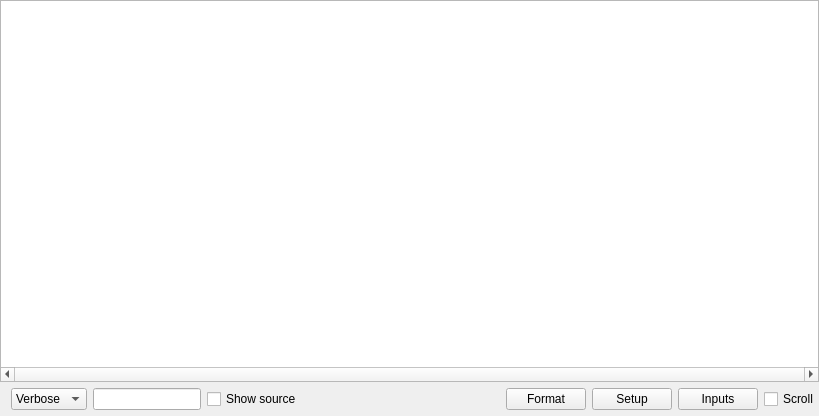
<?xml version="1.0" encoding="UTF-8"?>
<ui version="4.0">
 <class>MainWindow</class>
 <widget class="QWidget" name="MainWindow">
  <property name="geometry">
   <rect>
    <x>0</x>
    <y>0</y>
    <width>819</width>
    <height>416</height>
   </rect>
  </property>
  <property name="sizePolicy">
   <sizepolicy hsizetype="Preferred" vsizetype="Preferred">
    <horstretch>0</horstretch>
    <verstretch>0</verstretch>
   </sizepolicy>
  </property>
  <property name="windowTitle">
   <string>Antilog</string>
  </property>
  <property name="windowIcon">
   <iconset resource="../resources.qrc">
    <normaloff>:/artwork/artwork/icon.svg</normaloff>:/artwork/artwork/icon.svg</iconset>
  </property>
  <layout class="QVBoxLayout" name="verticalLayout">
   <property name="leftMargin">
    <number>0</number>
   </property>
   <property name="topMargin">
    <number>0</number>
   </property>
   <property name="rightMargin">
    <number>0</number>
   </property>
   <property name="bottomMargin">
    <number>0</number>
   </property>
   <item>
    <widget class="QTableView" name="tableView">
     <property name="autoFillBackground">
      <bool>false</bool>
     </property>
     <property name="horizontalScrollBarPolicy">
      <enum>Qt::ScrollBarAlwaysOn</enum>
     </property>
     <property name="verticalScrollMode">
      <enum>QAbstractItemView::ScrollPerItem</enum>
     </property>
     <property name="gridStyle">
      <enum>Qt::NoPen</enum>
     </property>
     <attribute name="horizontalHeaderVisible">
      <bool>false</bool>
     </attribute>
     <attribute name="horizontalHeaderStretchLastSection">
      <bool>true</bool>
     </attribute>
    </widget>
   </item>
   <item>
    <widget class="QWidget" name="widget" native="true">
     <property name="sizePolicy">
      <sizepolicy hsizetype="Preferred" vsizetype="Minimum">
       <horstretch>0</horstretch>
       <verstretch>0</verstretch>
      </sizepolicy>
     </property>
     <layout class="QHBoxLayout" name="horizontalLayout">
      <property name="topMargin">
       <number>0</number>
      </property>
      <property name="rightMargin">
       <number>0</number>
      </property>
      <property name="bottomMargin">
       <number>6</number>
      </property>
      <item>
       <widget class="QComboBox" name="comboBoxLogThreshold">
        <property name="currentText">
         <string>Verbose</string>
        </property>
        <property name="frame">
         <bool>true</bool>
        </property>
        <item>
         <property name="text">
          <string>Verbose</string>
         </property>
        </item>
        <item>
         <property name="text">
          <string>Debug</string>
         </property>
        </item>
       </widget>
      </item>
      <item>
       <widget class="QLineEdit" name="lineEditTextFilter">
        <property name="sizePolicy">
         <sizepolicy hsizetype="Maximum" vsizetype="Fixed">
          <horstretch>0</horstretch>
          <verstretch>0</verstretch>
         </sizepolicy>
        </property>
        <property name="maximumSize">
         <size>
          <width>120</width>
          <height>16777215</height>
         </size>
        </property>
       </widget>
      </item>
      <item>
       <widget class="QCheckBox" name="checkBoxShowSource">
        <property name="text">
         <string>Show source</string>
        </property>
       </widget>
      </item>
      <item>
       <spacer name="horizontalSpacer">
        <property name="orientation">
         <enum>Qt::Horizontal</enum>
        </property>
        <property name="sizeHint" stdset="0">
         <size>
          <width>40</width>
          <height>20</height>
         </size>
        </property>
       </spacer>
      </item>
      <item>
       <widget class="QPushButton" name="pushButtonFormat">
        <property name="sizePolicy">
         <sizepolicy hsizetype="Fixed" vsizetype="Fixed">
          <horstretch>0</horstretch>
          <verstretch>0</verstretch>
         </sizepolicy>
        </property>
        <property name="maximumSize">
         <size>
          <width>80</width>
          <height>16777215</height>
         </size>
        </property>
        <property name="text">
         <string>Format</string>
        </property>
        <property name="icon">
         <iconset resource="../resources.qrc">
          <normaloff>:/artwork/artwork/button_format.svg</normaloff>:/artwork/artwork/button_format.svg</iconset>
        </property>
       </widget>
      </item>
      <item>
       <widget class="QPushButton" name="setupButton">
        <property name="sizePolicy">
         <sizepolicy hsizetype="Fixed" vsizetype="Fixed">
          <horstretch>0</horstretch>
          <verstretch>0</verstretch>
         </sizepolicy>
        </property>
        <property name="maximumSize">
         <size>
          <width>80</width>
          <height>16777215</height>
         </size>
        </property>
        <property name="text">
         <string>Setup</string>
        </property>
        <property name="icon">
         <iconset resource="../resources.qrc">
          <normaloff>:/artwork/artwork/button_setup.svg</normaloff>:/artwork/artwork/button_setup.svg</iconset>
        </property>
       </widget>
      </item>
      <item>
       <widget class="QPushButton" name="pushButtonInputs">
        <property name="sizePolicy">
         <sizepolicy hsizetype="Fixed" vsizetype="Fixed">
          <horstretch>0</horstretch>
          <verstretch>0</verstretch>
         </sizepolicy>
        </property>
        <property name="minimumSize">
         <size>
          <width>0</width>
          <height>0</height>
         </size>
        </property>
        <property name="maximumSize">
         <size>
          <width>80</width>
          <height>16777215</height>
         </size>
        </property>
        <property name="text">
         <string>Inputs</string>
        </property>
        <property name="icon">
         <iconset resource="../resources.qrc">
          <normaloff>:/artwork/artwork/button_input.svg</normaloff>:/artwork/artwork/button_input.svg</iconset>
        </property>
        <property name="checkable">
         <bool>false</bool>
        </property>
        <property name="checked">
         <bool>false</bool>
        </property>
        <property name="default">
         <bool>false</bool>
        </property>
        <property name="flat">
         <bool>false</bool>
        </property>
       </widget>
      </item>
      <item>
       <widget class="QCheckBox" name="checkBoxScroll">
        <property name="text">
         <string>Scroll</string>
        </property>
       </widget>
      </item>
     </layout>
    </widget>
   </item>
  </layout>
 </widget>
 <layoutdefault spacing="6" margin="11"/>
 <resources>
  <include location="../resources.qrc"/>
 </resources>
 <connections/>
</ui>
